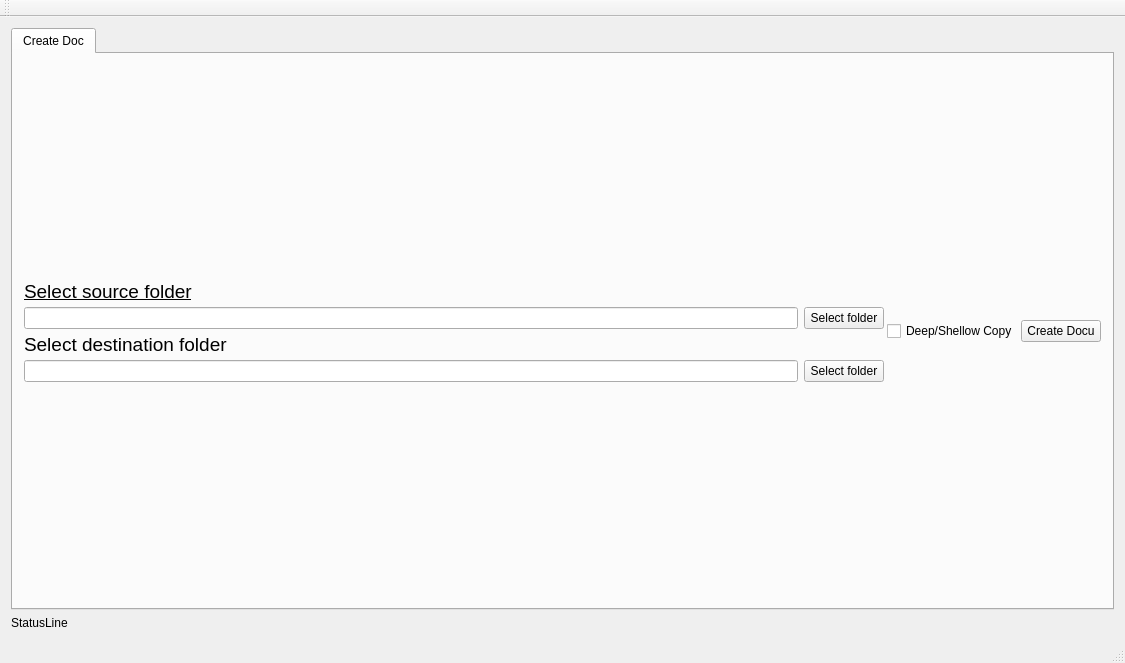
<?xml version="1.0" encoding="UTF-8"?>
<ui version="4.0">
 <class>MainWindow</class>
 <widget class="QMainWindow" name="MainWindow">
  <property name="geometry">
   <rect>
    <x>0</x>
    <y>0</y>
    <width>1125</width>
    <height>663</height>
   </rect>
  </property>
  <property name="windowTitle">
   <string>MainWindow</string>
  </property>
  <widget class="QWidget" name="centralWidget">
   <layout class="QVBoxLayout" name="verticalLayout">
    <item>
     <layout class="QVBoxLayout" name="VerticalLayoutWidget">
      <item>
       <widget class="QTabWidget" name="TAB">
        <property name="sizePolicy">
         <sizepolicy hsizetype="Expanding" vsizetype="Expanding">
          <horstretch>0</horstretch>
          <verstretch>0</verstretch>
         </sizepolicy>
        </property>
        <property name="currentIndex">
         <number>0</number>
        </property>
        <widget class="QWidget" name="CreateDoc">
         <attribute name="title">
          <string>Create Doc</string>
         </attribute>
         <layout class="QVBoxLayout" name="verticalLayout_2">
          <item>
           <layout class="QVBoxLayout" name="SEARCH_Vertical">
            <property name="spacing">
             <number>5</number>
            </property>
            <item>
             <layout class="QHBoxLayout" name="CreateDocTab">
              <item>
               <layout class="QHBoxLayout" name="horizontalLayout">
                <property name="spacing">
                 <number>3</number>
                </property>
                <item>
                 <layout class="QVBoxLayout" name="verticalLayout_3">
                  <property name="spacing">
                   <number>4</number>
                  </property>
                  <item>
                   <widget class="QLabel" name="label">
                    <property name="sizePolicy">
                     <sizepolicy hsizetype="Preferred" vsizetype="Fixed">
                      <horstretch>0</horstretch>
                      <verstretch>0</verstretch>
                     </sizepolicy>
                    </property>
                    <property name="font">
                     <font>
                      <pointsize>14</pointsize>
                      <underline>true</underline>
                     </font>
                    </property>
                    <property name="layoutDirection">
                     <enum>Qt::LeftToRight</enum>
                    </property>
                    <property name="text">
                     <string>Select source folder</string>
                    </property>
                   </widget>
                  </item>
                  <item>
                   <layout class="QHBoxLayout" name="horizontalLayout_2">
                    <item>
                     <widget class="QLineEdit" name="SourceFolder">
                      <property name="sizePolicy">
                       <sizepolicy hsizetype="Expanding" vsizetype="Fixed">
                        <horstretch>0</horstretch>
                        <verstretch>0</verstretch>
                       </sizepolicy>
                      </property>
                     </widget>
                    </item>
                    <item>
                     <widget class="QPushButton" name="SourceButton">
                      <property name="sizePolicy">
                       <sizepolicy hsizetype="Preferred" vsizetype="Fixed">
                        <horstretch>0</horstretch>
                        <verstretch>0</verstretch>
                       </sizepolicy>
                      </property>
                      <property name="text">
                       <string>Select folder</string>
                      </property>
                     </widget>
                    </item>
                   </layout>
                  </item>
                  <item>
                   <widget class="QLabel" name="label_2">
                    <property name="sizePolicy">
                     <sizepolicy hsizetype="Preferred" vsizetype="Fixed">
                      <horstretch>0</horstretch>
                      <verstretch>0</verstretch>
                     </sizepolicy>
                    </property>
                    <property name="font">
                     <font>
                      <pointsize>14</pointsize>
                     </font>
                    </property>
                    <property name="text">
                     <string>Select destination folder</string>
                    </property>
                   </widget>
                  </item>
                  <item>
                   <layout class="QHBoxLayout" name="horizontalLayout_3">
                    <item>
                     <widget class="QLineEdit" name="DestinationFolder">
                      <property name="sizePolicy">
                       <sizepolicy hsizetype="Expanding" vsizetype="Fixed">
                        <horstretch>0</horstretch>
                        <verstretch>0</verstretch>
                       </sizepolicy>
                      </property>
                     </widget>
                    </item>
                    <item>
                     <widget class="QPushButton" name="TargetButton">
                      <property name="text">
                       <string>Select folder</string>
                      </property>
                     </widget>
                    </item>
                   </layout>
                  </item>
                 </layout>
                </item>
                <item>
                 <layout class="QVBoxLayout" name="verticalLayout_5">
                  <item>
                   <widget class="QCheckBox" name="CopyCheckBox">
                    <property name="sizePolicy">
                     <sizepolicy hsizetype="Preferred" vsizetype="Preferred">
                      <horstretch>0</horstretch>
                      <verstretch>0</verstretch>
                     </sizepolicy>
                    </property>
                    <property name="text">
                     <string>Deep/Shellow Copy</string>
                    </property>
                   </widget>
                  </item>
                 </layout>
                </item>
                <item>
                 <layout class="QVBoxLayout" name="verticalLayout_4">
                  <item>
                   <widget class="QPushButton" name="CreateDocButton">
                    <property name="sizePolicy">
                     <sizepolicy hsizetype="Preferred" vsizetype="Fixed">
                      <horstretch>0</horstretch>
                      <verstretch>0</verstretch>
                     </sizepolicy>
                    </property>
                    <property name="text">
                     <string>Create Docu</string>
                    </property>
                   </widget>
                  </item>
                 </layout>
                </item>
               </layout>
              </item>
             </layout>
            </item>
            <item>
             <layout class="QHBoxLayout" name="CreateTemplateTab"/>
            </item>
           </layout>
          </item>
         </layout>
        </widget>
       </widget>
      </item>
     </layout>
    </item>
    <item>
     <widget class="QLabel" name="StatusLine">
      <property name="text">
       <string>StatusLine</string>
      </property>
     </widget>
    </item>
   </layout>
  </widget>
  <widget class="QMenuBar" name="menuBar">
   <property name="geometry">
    <rect>
     <x>0</x>
     <y>0</y>
     <width>1125</width>
     <height>21</height>
    </rect>
   </property>
  </widget>
  <widget class="QToolBar" name="mainToolBar">
   <attribute name="toolBarArea">
    <enum>TopToolBarArea</enum>
   </attribute>
   <attribute name="toolBarBreak">
    <bool>false</bool>
   </attribute>
  </widget>
  <widget class="QStatusBar" name="statusBar"/>
 </widget>
 <layoutdefault spacing="6" margin="11"/>
 <resources/>
 <connections/>
</ui>
